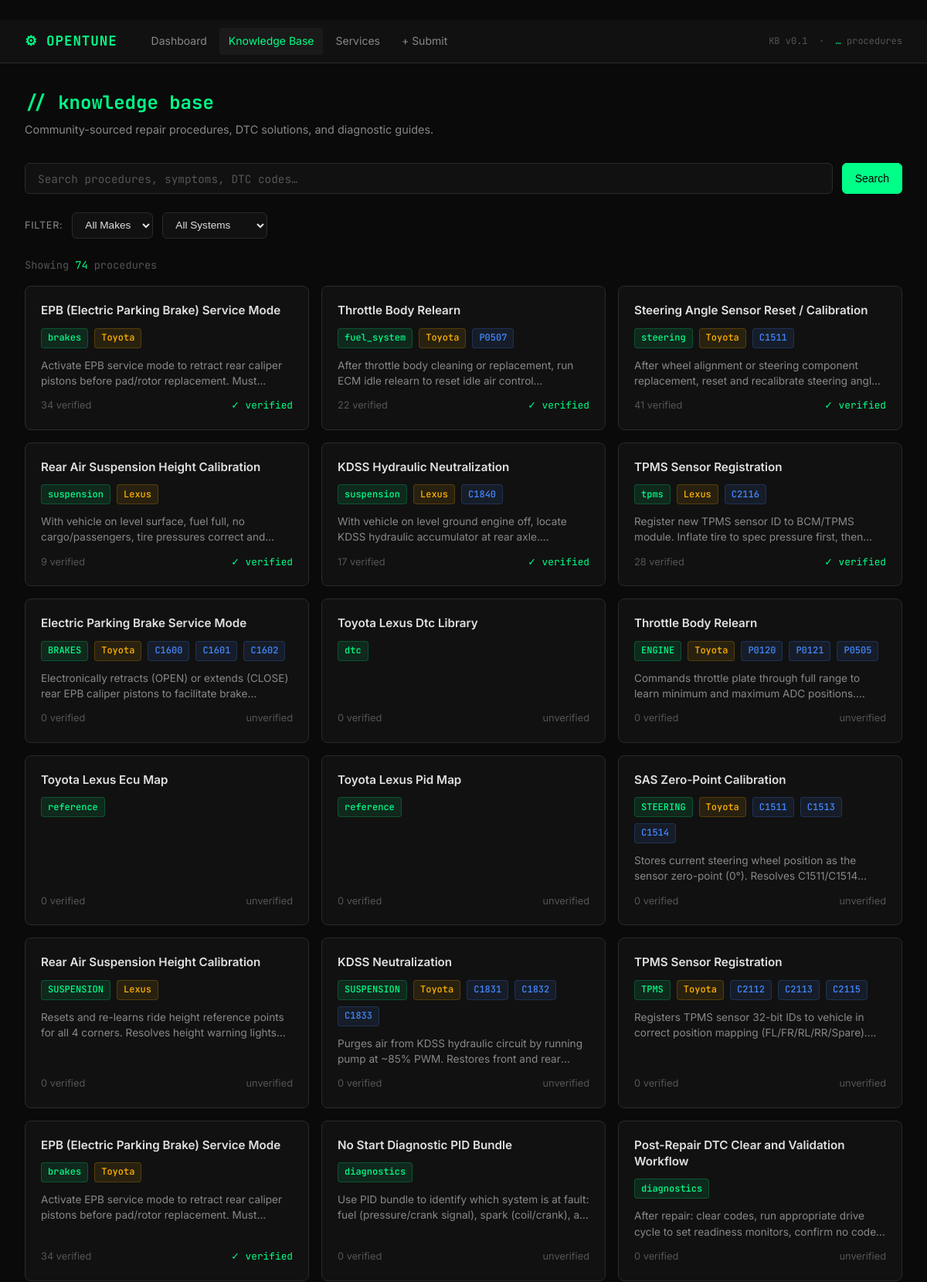
Screenshot of /browse (upper part) with the database file from the repository.
### tables this page shows
CREATE TABLE procedures (
                id                TEXT PRIMARY KEY,
                title             TEXT,
                system            TEXT,
                make_family       TEXT,
                make              TEXT,
                model             TEXT,
                year_min          INTEGER,
                year_max          INTEGER,
                dtc_codes         TEXT DEFAULT '[]',
                symptoms          TEXT DEFAULT '[]',
                steps             TEXT DEFAULT '[]',
                outcome_summary   TEXT,
                verified_count    INTEGER DEFAULT 0,
                vehicles_confirmed TEXT DEFAULT '[]',
                confidence        REAL DEFAULT 0.0,
                contributor       TEXT DEFAULT 'opentune_seed',
                created_at        TEXT,
                updated_at        TEXT,
                embedding         BLOB
            );

### api/main.py (the view)
@app.get("/browse", response_class=HTMLResponse)
def web_browse(request: Request, q: str = "", make: str = "", system: str = ""):
    procs = get_all_procedures()
    all_makes = sorted(set(p.get("make") or "" for p in procs if p.get("make")))
    all_systems = sorted(set(p.get("system") or "" for p in procs if p.get("system")))
    if q:
        pool = [p for p in procs
                if (not make or (p.get("make") or "").lower() == make.lower())
                and (not system or (p.get("system") or "").lower() == system.lower())]
        results = search_procedures(q, pool or procs, top_k=50)
    else:
        results = [p for p in procs
                   if (not make or (p.get("make") or "").lower() == make.lower())
                   and (not system or (p.get("system") or "").lower() == system.lower())]
    return _templates.TemplateResponse(request=request, name="browse.html", context={
        "active": "browse", "procedures": [_summary(p) for p in results],
        "query": q, "makes": all_makes, "systems": all_systems,
        "selected_make": make, "selected_system": system,
    })

### web/templates/browse.html (shortened to what this page needs)
﻿{% extends "base.html" %}
{% block content %}
<div class="container">
  <div class="page-header">
    <h1>// knowledge base</h1>
    <p>Community-sourced repair procedures, DTC solutions, and diagnostic guides.</p>
  </div>
  <form method="get" action="/browse">
    <div class="search-bar">
      <input class="search-input" type="text" name="q" placeholder="Search procedures, symptoms, DTC codes…" value="{{ query or '' }}">
      <button type="submit" class="btn btn-primary">Search</button>
    </div>
    <div class="filters">
      <span class="filter-label">Filter:</span>
      <select name="make" class="filter-select" onchange="this.form.submit()">
        <option value="">All Makes</option>
      </select>
      <select name="system" class="filter-select" onchange="this.form.submit()">
        <option value="">All Systems</option>
      </select>
    </div>
  </form>
  <div class="result-count">Showing <span>{{ procedures | length }}</span> procedures</div>
  {% if procedures %}
  <div class="cards-grid">
    {% for proc in procedures %}
    <a href="/procedure/{{ proc.id }}" class="proc-card">
      <div class="proc-card-title">{{ proc.title }}</div>
      <div class="proc-card-meta">
        {% if proc.system %}<span class="tag tag-system">{{ proc.system }}</span>{% endif %}
        {% if proc.make %}<span class="tag tag-make">{{ proc.make }}</span>{% endif %}
        {% for dtc in (proc.dtc_codes or [])[:3] %}
        <span class="tag tag-dtc">{{ dtc }}</span>
        {% endfor %}
      </div>
      {% if proc.outcome_summary %}
      <div class="proc-card-summary">{{ proc.outcome_summary }}</div>
      {% endif %}
      <div class="proc-card-footer">
        <span>{{ proc.verified_count or 0 }} verified</span>
        {% if (proc.verified_count or 0) > 0 %}
        <span class="verified-badge">✓ verified</span>
        {% else %}
        <span style="color:var(--text-muted);font-size:0.8rem;">unverified</span>
        {% endif %}
      </div>
    </a>
    {% endfor %}
  </div>
  {% endif %}
</div>
{% endblock %}

### web/static/style.css (style rules this page uses)
*, *::before, *::after { box-sizing: border-box; margin: 0; padding: 0; }
html { scroll-behavior: smooth; }
body { background: var(--bg); color: var(--text); font-family: var(--font-sans); min-height: 100vh; line-height: 1.6; }
.container { max-width: 1200px; margin: 0 auto; padding: 2rem; }
.page-header { margin-bottom: 2rem; }
.page-header h1 { font-family: var(--font); font-size: 1.5rem; font-weight: 700; color: var(--green); margin-bottom: 0.25rem; }
.page-header p { color: var(--text-dim); font-size: 0.9rem; }
.search-bar { display: flex; gap: 0.75rem; margin-bottom: 1.5rem; }
.search-input { flex: 1; background: var(--surface); border: 1px solid var(--border); border-radius: 6px; padding: 0.6rem 1rem; color: var(--text); font-family: var(--font); font-size: 0.9rem; outline: none; transition: border-color 0.15s; }
.search-input::placeholder { color: var(--text-muted); }
.filters { display: flex; gap: 0.75rem; flex-wrap: wrap; margin-bottom: 1.5rem; align-items: center; }
.filter-label { font-size: 0.8rem; color: var(--text-dim); text-transform: uppercase; letter-spacing: 0.05em; }
select.filter-select { background: var(--surface); border: 1px solid var(--border); border-radius: 6px; padding: 0.45rem 0.75rem; color: var(--text); font-size: 0.85rem; cursor: pointer; outline: none; transition: border-color 0.15s; }
.btn { display: inline-flex; align-items: center; gap: 0.4rem; padding: 0.5rem 1rem; border-radius: 6px; font-size: 0.875rem; font-weight: 500; cursor: pointer; text-decoration: none; border: 1px solid transparent; transition: all 0.15s; white-space: nowrap; }
.btn-primary { background: var(--green); color: #000; border-color: var(--green); }
.cards-grid { display: grid; grid-template-columns: repeat(auto-fill, minmax(320px, 1fr)); gap: 1rem; }
.proc-card { background: var(--surface); border: 1px solid var(--border); border-radius: 8px; padding: 1.25rem; text-decoration: none; color: inherit; display: flex; flex-direction: column; gap: 0.75rem; transition: border-color 0.15s, transform 0.1s; cursor: pointer; }
.proc-card-title { font-size: 0.95rem; font-weight: 600; color: var(--text); line-height: 1.4; }
.proc-card-meta { display: flex; gap: 0.5rem; flex-wrap: wrap; align-items: center; }
.tag { display: inline-block; padding: 0.15rem 0.5rem; border-radius: 4px; font-size: 0.75rem; font-family: var(--font); font-weight: 500; }
.tag-system { background: rgba(0,255,136,0.1); color: var(--green); border: 1px solid rgba(0,255,136,0.2); }
.tag-make { background: rgba(255,179,0,0.1); color: var(--amber); border: 1px solid rgba(255,179,0,0.2); }
.tag-dtc { background: rgba(68,136,255,0.1); color: var(--blue); border: 1px solid rgba(68,136,255,0.2); }
.proc-card-summary { font-size: 0.85rem; color: var(--text-dim); line-height: 1.5; display: -webkit-box; -webkit-line-clamp: 2; -webkit-box-orient: vertical; overflow: hidden; }
.proc-card-footer { display: flex; justify-content: space-between; align-items: center; font-size: 0.8rem; color: var(--text-muted); margin-top: auto; }
.verified-badge { color: var(--green); font-family: var(--font); font-size: 0.8rem; }
.result-count { font-size: 0.85rem; color: var(--text-muted); margin-bottom: 1rem; font-family: var(--font); }
.result-count span { color: var(--green); }

### rows the page displays
procedures: title "EPB (Electric Parking Brake) Service Mode", system "brakes", make "Toyota", outcome_summary "Activate EPB service mode to retract rear caliper pistons before pad/rotor replacement.…", verified_count "34", shows "✓ verified"
procedures: title "Throttle Body Relearn", system "fuel_system", make "Toyota", 3 "P0507", outcome_summary "After throttle body cleaning or replacement, run ECM idle relearn to reset idle air…", verified_count "22", shows "✓ verified"
procedures: title "Steering Angle Sensor Reset / Calibration", system "steering", make "Toyota", 3 "C1511", outcome_summary "After wheel alignment or steering component replacement, reset and recalibrate steering…", verified_count "41", shows "✓ verified"
procedures: title "Rear Air Suspension Height Calibration", system "suspension", make "Lexus", outcome_summary "With vehicle on level surface, fuel full, no cargo/passengers, tire pressures correct…", verified_count "9", shows "✓ verified"
procedures: title "KDSS Hydraulic Neutralization", system "suspension", make "Lexus", 3 "C1840", outcome_summary "With vehicle on level ground engine off, locate KDSS hydraulic accumulator at rear…", verified_count "17", shows "✓ verified"
procedures: title "TPMS Sensor Registration", system "tpms", make "Lexus", 3 "C2116", outcome_summary "Register new TPMS sensor ID to BCM/TPMS module. Inflate tire to spec pressure first,…", verified_count "28", shows "✓ verified"
procedures: title "Electric Parking Brake Service Mode", system "BRAKES", make "Toyota", 3 "C1600" "C1601" "C1602", outcome_summary "Electronically retracts (OPEN) or extends (CLOSE) rear EPB caliper pistons to facilitate…", verified_count "0", shows "unverified"
procedures: title "Toyota Lexus Dtc Library", system "dtc", verified_count "0", shows "unverified"
procedures: title "Throttle Body Relearn", system "ENGINE", make "Toyota", 3 "P0120" "P0121" "P0505", outcome_summary "Commands throttle plate through full range to learn minimum and maximum ADC…", verified_count "0", shows "unverified"
procedures: title "Toyota Lexus Ecu Map", system "reference", verified_count "0", shows "unverified"
procedures: title "Toyota Lexus Pid Map", system "reference", verified_count "0", shows "unverified"
procedures: title "SAS Zero-Point Calibration", system "STEERING", make "Toyota", 3 "C1511" "C1513" "C1514", outcome_summary "Stores current steering wheel position as the sensor zero-point (0°). Resolves…", verified_count "0", shows "unverified"
procedures: title "Rear Air Suspension Height Calibration", system "SUSPENSION", make "Lexus", outcome_summary "Resets and re-learns ride height reference points for all 4 corners. Resolves height warning…", verified_count "0", shows "unverified"
procedures: title "KDSS Neutralization", system "SUSPENSION", make "Toyota", 3 "C1831" "C1832" "C1833", outcome_summary "Purges air from KDSS hydraulic circuit by running pump at ~85% PWM. Restores front and…", verified_count "0", shows "unverified"
procedures: title "TPMS Sensor Registration", system "TPMS", make "Toyota", 3 "C2112" "C2113" "C2115", outcome_summary "Registers TPMS sensor 32-bit IDs to vehicle in correct position mapping…", verified_count "0", shows "unverified"
procedures: title "EPB (Electric Parking Brake) Service Mode", system "brakes", make "Toyota", outcome_summary "Activate EPB service mode to retract rear caliper pistons before pad/rotor replacement.…", verified_count "34", shows "✓ verified"
procedures: title "No Start Diagnostic PID Bundle", system "diagnostics", outcome_summary "Use PID bundle to identify which system is at fault: fuel (pressure/crank signal), spark (coil/crank),…", verified_count "0", shows "unverified"
procedures: title "Post-Repair DTC Clear and Validation Workflow", system "diagnostics", outcome_summary "After repair: clear codes, run appropriate drive cycle to set readiness monitors, confirm no…", verified_count "0", shows "unverified"

### other values shown
{{ procedures | length }} "74"
